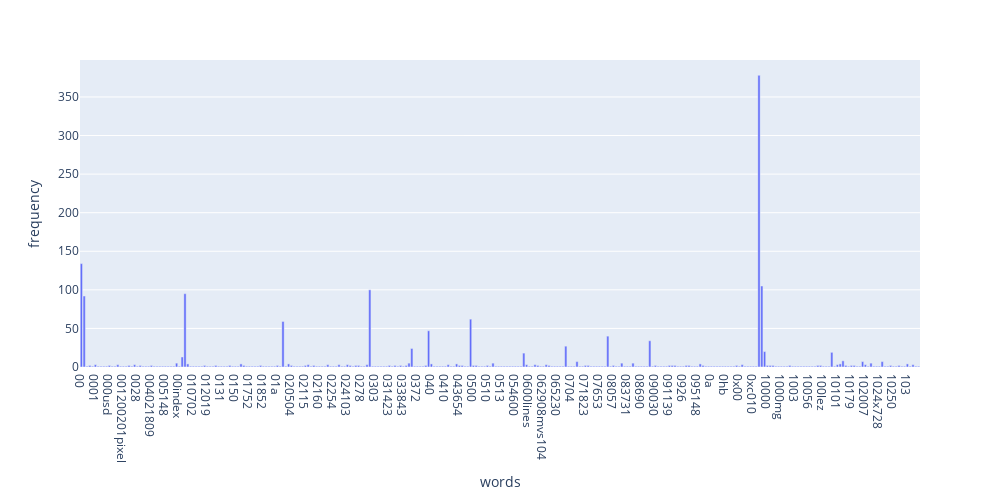

Write notebook code for a chart like this one.
### Markdown cell above
### >>> **Exercise 12 (take home):**
If you want a nicer interactive visualization here, I would encourage you try to install and use plotly to achieve this.

### Code cell
# Answer here
import plotly.express as px

plot_x = count_vect.get_feature_names_out()[:300]
plot_y = term_frequencies[:300]

df_todraw = pd.DataFrame({"words" : plot_x, "frequency" : plot_y})

fig = px.bar(df_todraw, x = "words", y = "frequency")
fig.update_layout(width=1000, height=500)
fig.show()

### Figure 1 — Plotly figure (JSON) as saved in the notebook; plotly's stock layout.template omitted (floating-point values rounded to 4 significant figures; data arrays with more than 128 entries replaced by an {"elided": "..."} marker saying what was removed)
{"data": [{"hovertemplate": "words=%{x}<br>frequency=%{y}<extra></extra>", "legendgroup": "", "marker": {"color": "#636efa", "pattern": {"shape": ""}}, "name": "", "orientation": "v", "showlegend": false, "textposition": "auto", "type": "bar", "x": {"elided": "300 str values"}, "xaxis": "x", "y": {"elided": "300 int values"}, "yaxis": "y"}], "layout": {"barmode": "relative", "height": 500, "legend": {"tracegroupgap": 0}, "margin": {"t": 60}, "width": 1000, "xaxis": {"anchor": "y", "domain": [0, 1], "title": {"text": "words"}}, "yaxis": {"anchor": "x", "domain": [0, 1], "title": {"text": "frequency"}}}}
